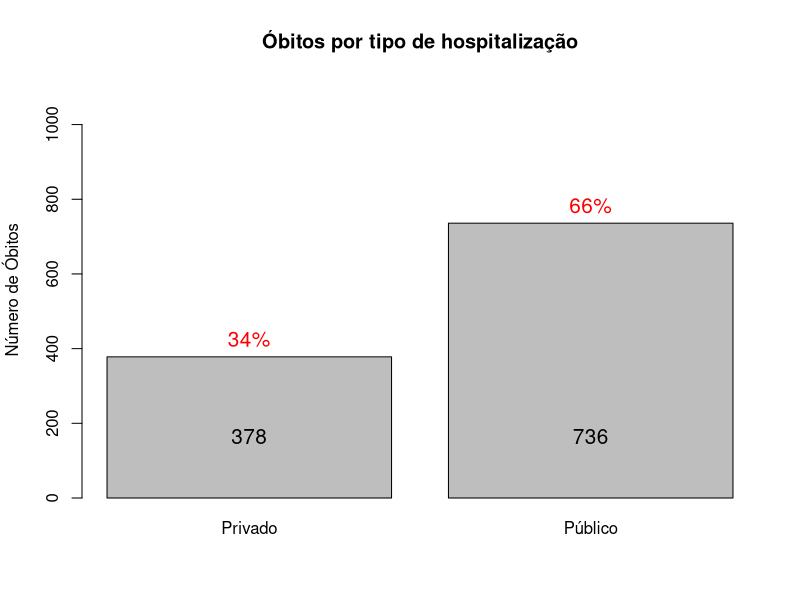
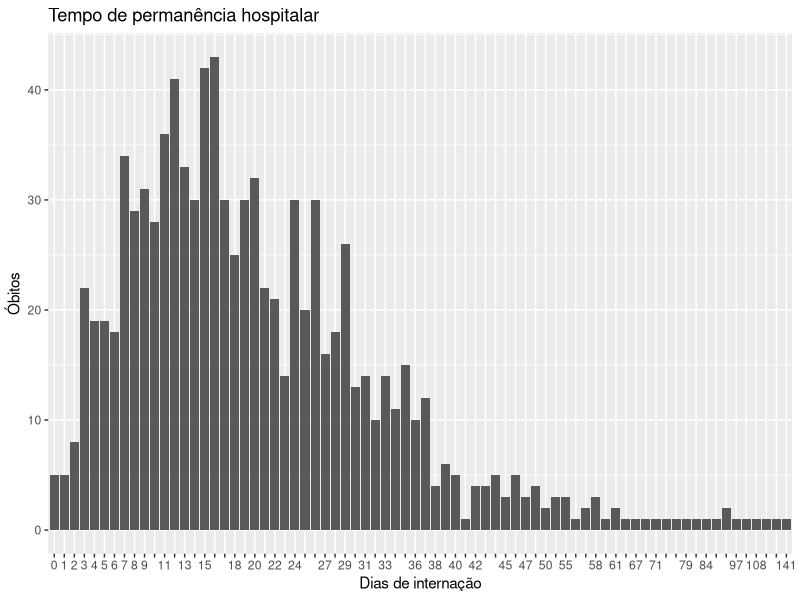

These charts were generated, in order, by the following R code:
library(readxl)
df.mortes <- read_excel("./dados/covid_19_bauru_mortes.xlsx", 
                        col_types = c("date", "text", "numeric", "date","text","text", "date", "numeric"))

png(filename = "./graficos/obitos_tipo_hospitalizacao.png", width = 800, height = 600)
temp.hosp <- df.mortes$tipo_hosp[!is.na(df.mortes$tipo_hosp)]
pct.hosp = round(unname(table(temp.hosp)) / sum(unname(table(temp.hosp)))*100,0)
pct.hosp = paste0(pct.hosp, "%")
graph.hosp <- barplot(table(temp.hosp), main = "Óbitos por tipo de hospitalização", ylab = "Número de Óbitos", ylim = c(0,sum(unname(table(temp.hosp)))), names.arg = c("Privado", "Público")) 
text(x = graph.hosp, y = table(temp.hosp), label = pct.hosp, pos = 3, cex = 1.25, col = "red")
axis(1, at=graph.hosp, labels=table(temp.hosp), tick=F, las=1, line=-4.5, cex.axis=1.25)
dev.off()

dados <- df.mortes
tempo <- difftime(as.Date(dados$'data_obito'), as.Date(dados$'inicio_sintoma'), units = "days")

library(ggplot2)
png(filename = "./graficos/tempo_permanência_hospitalar.png", width = 800, height = 600)
ggplot(as.data.frame(table(tempo)), 
       aes(x = tempo, y = Freq),) + 
  scale_x_discrete(guide = guide_axis(check.overlap = TRUE)) + 
  labs(x = "Dias de internação", y = "Óbitos", fill = "Dias") + 
  ggtitle("Tempo de permanência hospitalar") + theme(legend.position = "none") + 
  geom_bar(stat="identity", position="stack") + geom_col(width=0.8)
dev.off()

